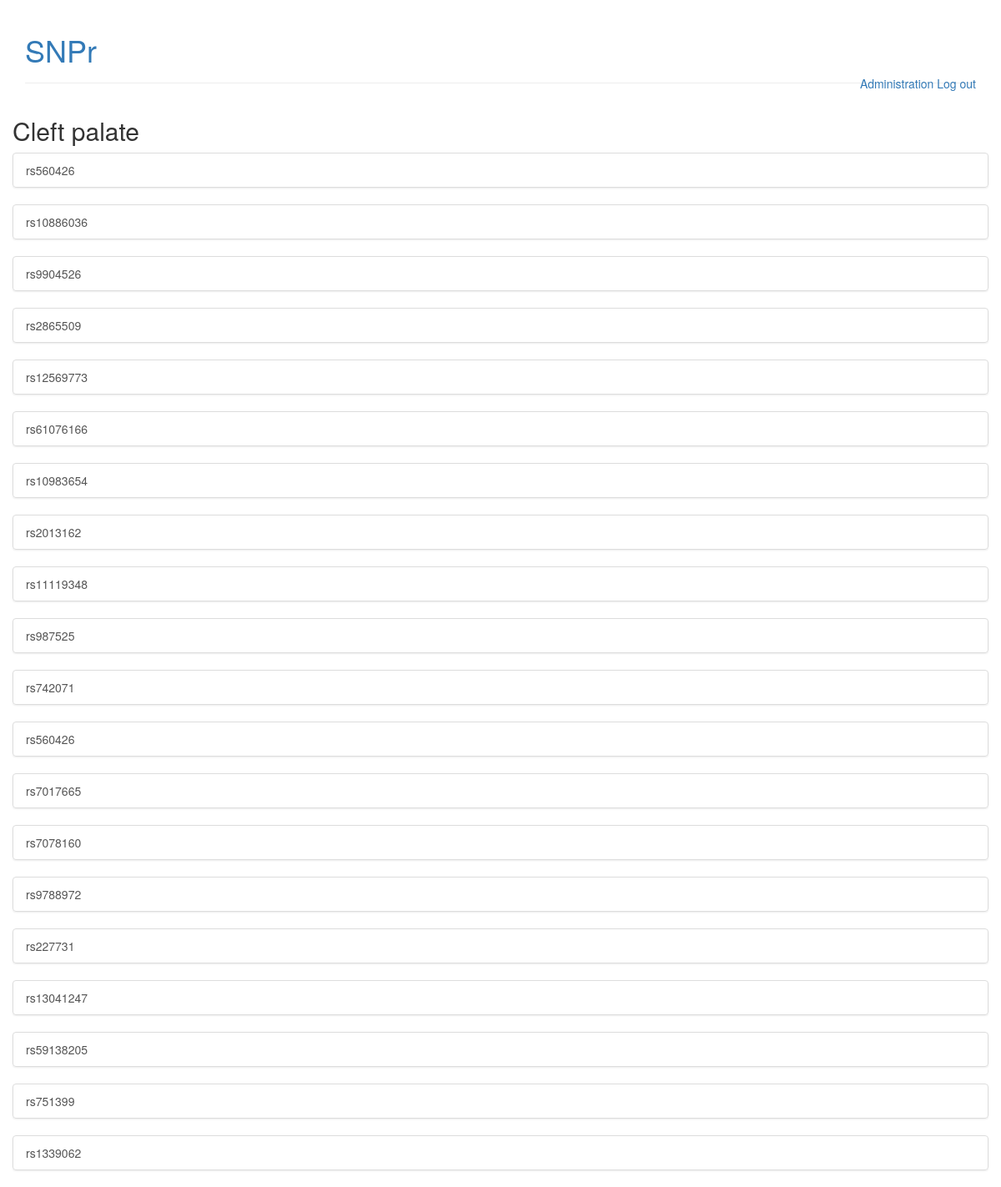
The page /phenotypes/4 (signed in) on the database its author committed.
### snpref/models.py (models this page shows, shortened)
class Phenotype(models.Model):
    trait = models.CharField(max_length = 100)

class SNP(models.Model):
    rs_id = models.CharField(max_length = 20)
    phenotype = models.ForeignKey(Phenotype, on_delete = models.CASCADE,
    default = None)
    ref = models.URLField(default = None)

### snpref/views.py (the view)
# urls.py: url(r'^(?P<pk>[0-9]+)/?$', views.phenotype_detail,
def phenotype_detail(request, pk):
    if not request.user.is_authenticated:
        return redirect_to_connexion()
    phenotype = Phenotype.objects.get(pk = pk)
    snps = SNP.objects.filter(phenotype = phenotype)
    return render(request, 'snpref/phenotype_detail.html',
    {'phenotype': phenotype, 'snps' : snps})

### snpref/templates/snpref/phenotype_detail.html
{% extends 'snpref/base.html' %}
{% block content %}
  <h2>{{ phenotype.trait }}</h2>
  {% for snp in snps %}
    <div class = "list-group">
      <a class="list-group-item list-group-item-action" href="{{snp.ref}}">
        {{snp.rs_id}}
      </a>
    </div>
  {% endfor %}
{% endblock content %}

### snpref/templates/snpref/base.html (shortened to what this page needs)
<html>
  <head>
      <link rel="stylesheet" href="//maxcdn.bootstrapcdn.com/bootstrap/3.2.0/css/bootstrap.min.css">
      <link rel="stylesheet" href="//maxcdn.bootstrapcdn.com/bootstrap/3.2.0/css/bootstrap-theme.min.css">
  </head>
  <body>
    <div class = "container">
      <div class="page-header">
        <a href="{% url 'snpref:phenotype_list'%}"><h1>SNPr</h1></a>
        <div class = "pull-right">
          <a href="/admin">Administration</a>
          <a href="{% url 'authuser:disconnection'%}">Log out</a>
        </div>
      </div>
    </div>
    <div class = "container-fluid">
      {% block content %}
      {% endblock %}
    </div>
  </body>
</html>

### rows shown on the page
Phenotype: trait "Cleft palate"
SNP: rs_id "rs560426"
SNP: rs_id "rs10886036"
SNP: rs_id "rs9904526"
SNP: rs_id "rs2865509"
SNP: rs_id "rs12569773"
SNP: rs_id "rs61076166"
SNP: rs_id "rs10983654"
SNP: rs_id "rs2013162"
SNP: rs_id "rs11119348"
SNP: rs_id "rs987525"
SNP: rs_id "rs742071"
SNP: rs_id "rs560426"
SNP: rs_id "rs7017665"
SNP: rs_id "rs7078160"
SNP: rs_id "rs9788972"
SNP: rs_id "rs227731"
SNP: rs_id "rs13041247"
SNP: rs_id "rs59138205"
SNP: rs_id "rs751399"
SNP: rs_id "rs1339062"
